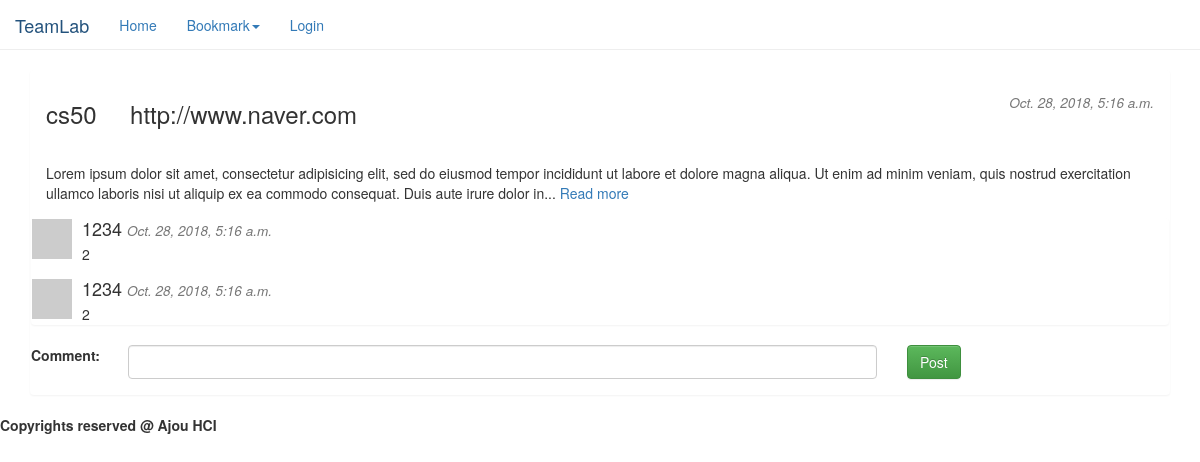
The app's page /bookmark_detail/2 (signed in) with its own data.
### bookmark/models.py (models this page shows, shortened)
class Bookmark(models.Model):
    bookmark_id = models.AutoField(primary_key=True)
    bookmark_url = models.CharField(max_length=100)
    bookmark_name = models.CharField(max_length=255)
    bookmark_desc = models.TextField()
    created_time = models.DateTimeField(auto_now_add=True)

class Comment(models.Model):
    comment_id = models.AutoField(primary_key=True)
    comment_contents = models.TextField()
    user = models.ForeignKey(User, on_delete=models.CASCADE)
    bookmark = models.ForeignKey(Bookmark, on_delete=models.CASCADE)
    created_time = models.DateTimeField(auto_now_add=True)

### bookmark/views.py (the view)
# urls.py: url(r'^bookmark_detail/(?P<id>[0-9]+)$', views.bookmark_detail, name='bookmark_detail'),
def bookmark_detail(request, id):
    bookmark = Bookmark.objects.get(bookmark_id=id)
    email = request.session["login_id"]
    user = User.objects.get(username=email)
    comments = Comment.objects.filter(bookmark=bookmark)
    return render(request, 'bookmark_detail.html', {'bookmark': bookmark, 'comments': comments})

### template/bookmark_detail.html (shortened to what this page needs)
{% extends "base.html" %}
{% load static %}
{% block content %}
    <div class="container">
        <div class="panel">
                <div class="panel-heading">
                    <div class="text-center">
                        <div class="row">
                            <div class="col-sm-9">
                                <h3 class="pull-left">{{ bookmark.bookmark_name }} &nbsp; &nbsp; {{ bookmark.bookmark_url }}</h3>
                            </div>
                            <div class="col-sm-3">
                                <h4 class="pull-right">
                                <small><em>{{ bookmark.created_time }}</em></small>
                                </h4>
                            </div>
                        </div>
                    </div>
                </div>
            <div class="panel-body">
                Lorem ipsum dolor sit amet, consectetur adipisicing elit, sed do eiusmod
                tempor incididunt ut labore et dolore magna aliqua. Ut enim ad minim veniam,
                quis nostrud exercitation ullamco laboris nisi ut aliquip ex ea commodo
                consequat. Duis aute irure dolor in... <a href="#">Read more</a>
            </div>
        <div class="panel">
           {% for comment in comments %}
                 <div class="media">
                            <a class="media-left" href="#">
                              <img src="http://lorempixel.com/40/40/people/1/">
                            </a>
                            <div class="media-body">
                    <h4 class="media-heading user_name">{{ comment.user.username }} <small><em>{{ bookmark.created_time }}</em></small></h4>
                        {{ comment.comment_contents}}
                    </div>
                 </div>
          {% endfor %}
            </div>
 <div class="form-group row">
        <form method="POST" action="{% url 'post_comment' %}">
            <div class="col-sm-1">
                <label for="comment">Comment:</label>
            </div>
            <div class="col-sm-8">
                <input type="text" class="form-control" id="comment" name="comment" />
            </div>
            <div class="col-sm-3">
                <button type="submit" class="btn btn-success">Post</button>
            </div>
        </form>
    </div>
    </div>
    </div>
{% endblock %}

### records on screen
Bookmark: bookmark_name "cs50", bookmark_url "http://www.naver.com", created_time "Oct. 28, 2018, 5:16 a.m."
Comment: user.username "1234", comment_contents "2"
Comment: user.username "1234", comment_contents "2"
